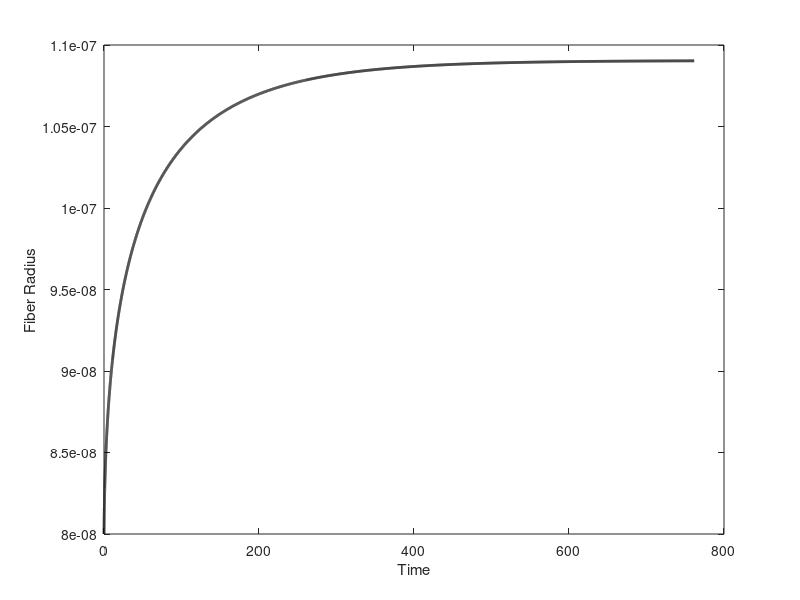
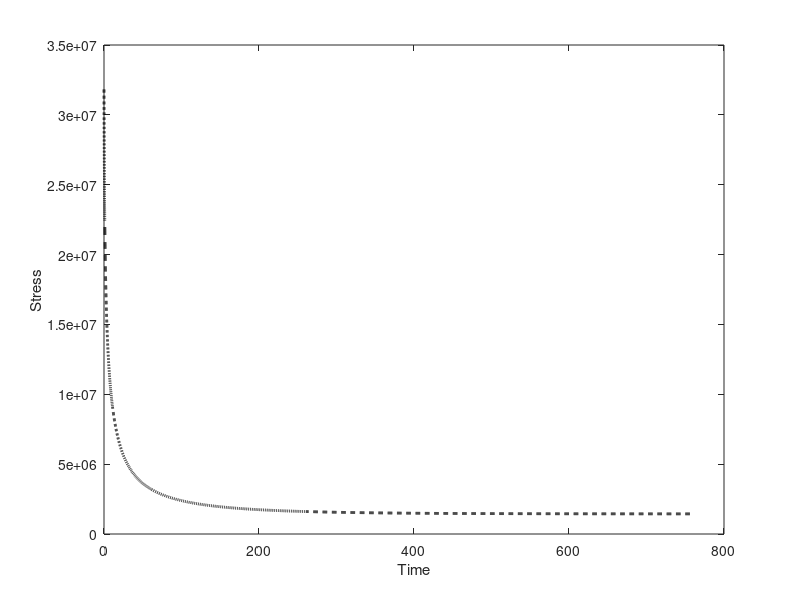

Reproduce these figures in MATLAB, in order.
clear all
close all
clc

L_def = 1.15; % change to zero for force control
Ftarget = 2e-8;

rad = 80e-9;

init_len = 1.1;

G1=3*1.1111e-3;
G2=10e6;
G3=3*0.8333e-3;
G4=10e6;

E=700e6;

fib_rads = rad;
init_lens = init_len;

M=5;
k=0.5e-3;
c = 0.5e9;
time(1)=0;
for t = 1:6000
    area = pi()*rad^2;
    
    if L_def == 0
        L = fminsearch(@(L) force_equilibrium(L,init_len,area,Ftarget,E), 1.1);
    else
        L=L_def;
    end
    
    lambda = L/init_len;
    sigma = E*(lambda-1);
    
    sig(t)=sigma;
    
    if t<1000
        dt=0.001;
    elseif t<2000
        dt=0.01;
    elseif t<3000
        dt=0.05;
    elseif t<5000
        dt=0.1;
    elseif t<7500
        dt=0.5;
    else 
        dt=1.0;
    end
    
    time(t+1) = time(t)+dt;
    
    if sigma >0
        Kdep = G3*exp(sigma/G4);
        Kdeg = G1*exp(-sigma/G2);
        
        dR = (Kdep-Kdeg)*rad*dt;
        
    else
        dR = (G3-G1)*rad*dt;
    end
    
    if dR>0
    %dL = k*init_len*10e-6/rad*(exp(sigma/c)-1)*dt;
    init_len = (init_len * (((rad*rad/M + 2.0*rad*dR + dR * dR)) / (rad*rad/M + (2.0 * rad*dR + dR * dR) / lambda)));
    %init_len = init_len*(rad+dR)^2/(rad^2+(2*rad*dR+dR^2)/lambda);% + dL;
    end
    
    rad=rad+dR;
    
    fib_rads(t+1) = rad;
    init_lens(t+1) = init_len;
    
end

figure
plot(time,fib_rads,'k-','LineWidth',2)
xlabel('Time')
ylabel('Fiber Radius')

figure
plot(time,init_lens,'k--','LineWidth',2)
xlabel('Time')
ylabel('Fiber Length')

plot(time(2:end),sig,'k--','LineWidth', 2)
xlabel('Time')
ylabel('Stress')

function [err] = force_equilibrium(L, init_len, area, Ftarget,E)

lambda = L/init_len;

if lambda >1
    sigma = E*(lambda-1);
else
    sigma = 1e-12*E*(lambda-1);
end

F = sigma*area;

err = (F-Ftarget)^2*1e24;
end